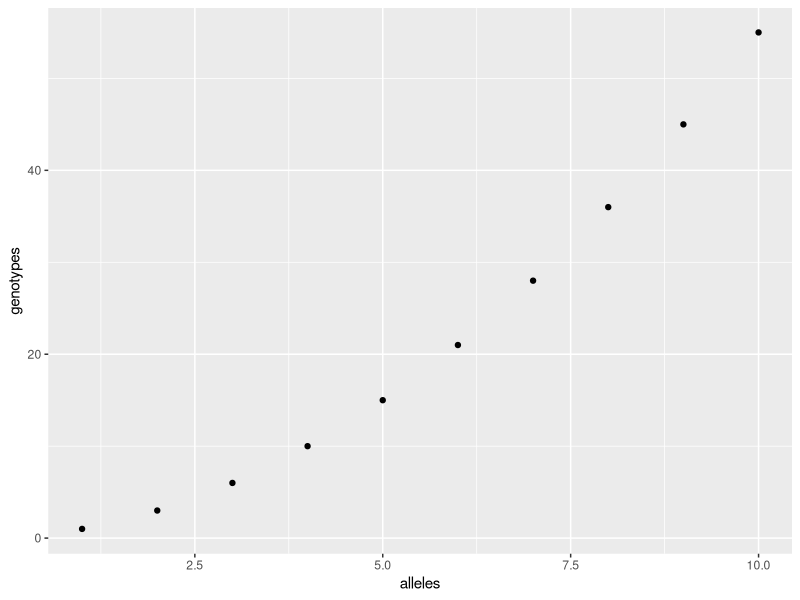

Generate this figure with R:
## ---- chunk 1

library(tidyverse)

alleles = seq(1,10,1)
genotypes = alleles*(alleles+1)/2

ggplot(mapping = aes(x = alleles, y = genotypes)) +
  geom_point()

## ---- chunk 2



## ---- chunk 3



